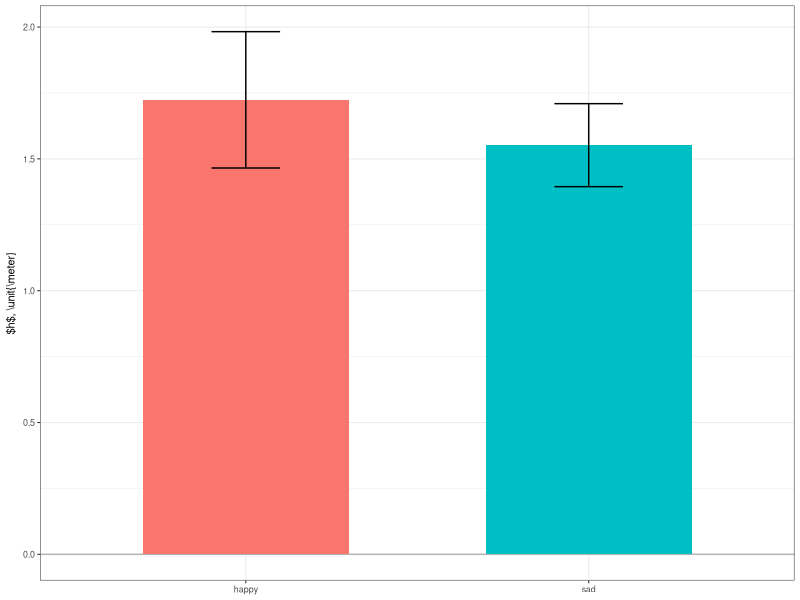
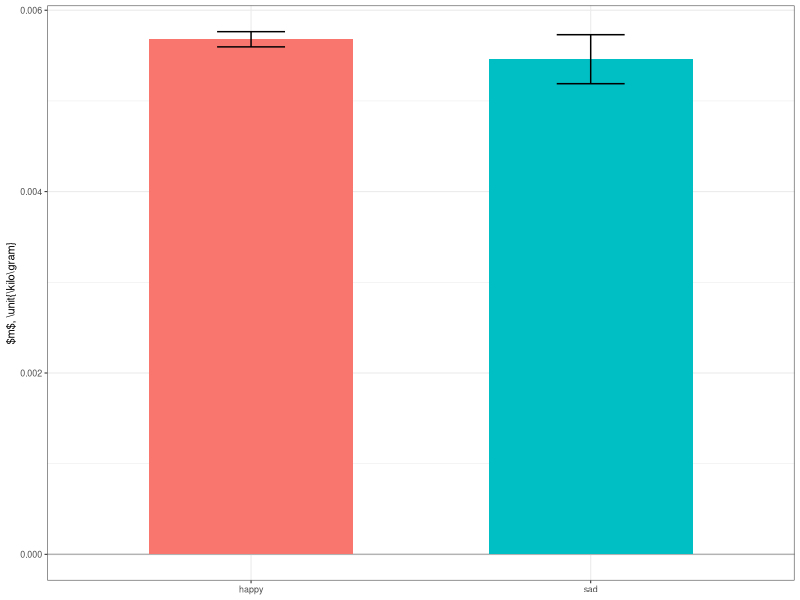
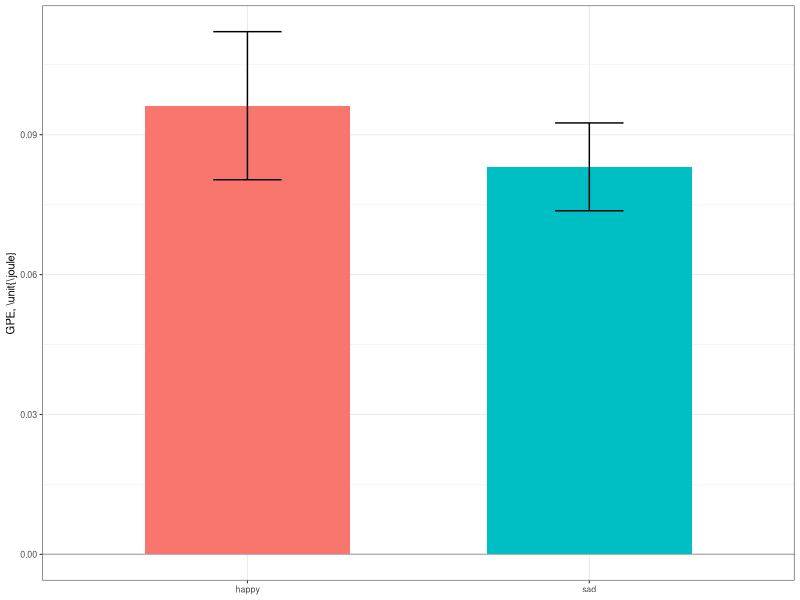

Here is the R script that generated these plots, in order: (Note: this script raises an error after producing the figures.)
library(ggplot2)
library(dplyr)

raw <- read.csv('fig2.csv',header=TRUE)
data <- tibble(raw)
g = 9.81
data <- mutate(data,
     GPE = m_kg*g*h_m)
grouped <- data %>% group_by(design)

# make plot
fig2 <- ggplot(data,aes(x=design,y=h_m,fill=design))+
     geom_hline(yintercept=0,color="gray70")+
     stat_summary(fun=mean,geom="bar",width=0.6)+
     stat_summary(fun.data=mean_sdl,fun.args=list(mult=1),
	geom="errorbar",width=0.2)+
	theme_bw(base_size=8)+
	ylab('$h$, \\unit{\\meter}')+
	theme(legend.position="none",
	axis.title.x=element_blank(),
	axis.title.y=element_text(margin=margin(t=0,r=4,b=0,l=0)))
ggsave('fig2.svg',plot=fig2,width=3.4167,height=2,units="in")

# make plot
fig2b <- ggplot(data,aes(x=design,y=m_kg,fill=design))+
     geom_hline(yintercept=0,color="gray70")+
     stat_summary(fun=mean,geom="bar",width=0.6)+
     stat_summary(fun.data=mean_sdl,fun.args=list(mult=1),
	geom="errorbar",width=0.2)+
	theme_bw(base_size=8)+
	ylab('$m$, \\unit{\\kilo\\gram}')+
	theme(legend.position="none",
	axis.title.x=element_blank())
ggsave('fig2b.svg',plot=fig2b,width=3.4167,height=2,units="in")

# make plot
fig2c <- ggplot(data,aes(x=design,y=GPE,fill=design))+
     geom_hline(yintercept=0,color="gray70")+
     stat_summary(fun=mean,geom="bar",width=0.6)+
     stat_summary(fun.data=mean_sdl,fun.args=list(mult=1),
	geom="errorbar",width=0.2)+
	theme_bw(base_size=8)+
	ylab('GPE, \\unit{\\joule}')+
	theme(legend.position="none",
	axis.title.x=element_blank())
ggsave('fig2c.svg',plot=fig2c,width=3.4167,height=2,units="in")

# check stats
model1 <- aov(h_m~design,data)
model2 <- aov(m_kg~design,data)
model3 <- aov(GPE~design,data)
print(tidy(model1))
print(tidy(model2))
print(tidy(model3))

library(rstatix)
print(t_test(data,h_m~design))
print(t_test(data,m_kg~design))
print(t_test(data,GPE~design))
